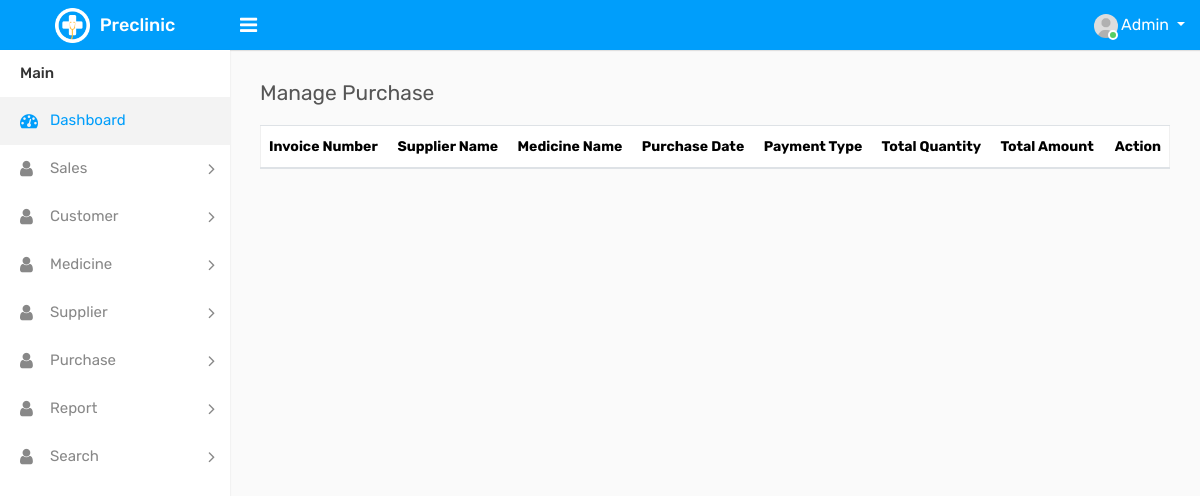
Page /manage_purchase.php (signed in) on the earlier database version.
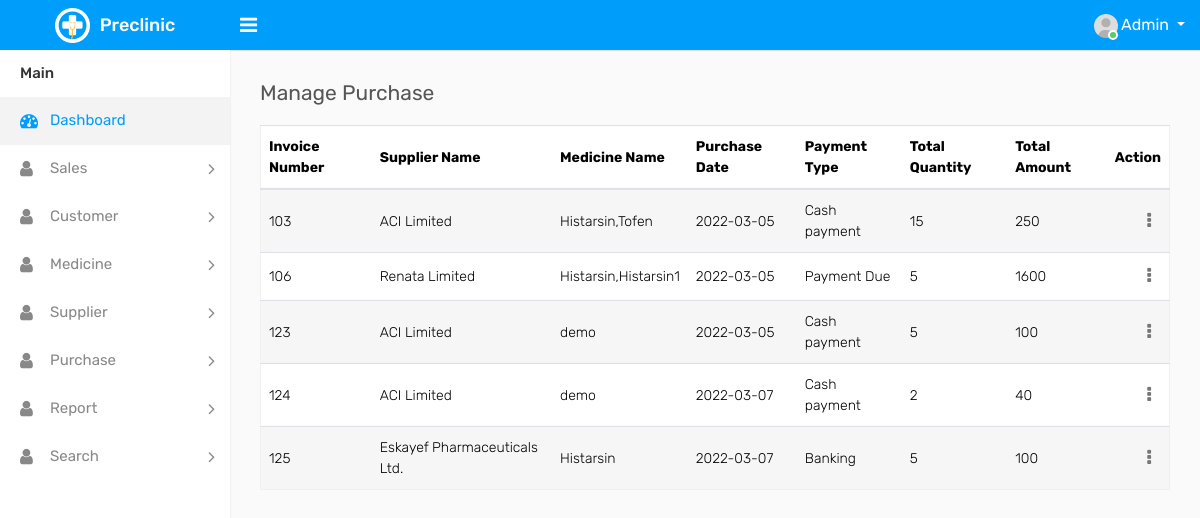
Same page on the later database version.
### tables this page shows
CREATE TABLE `new_purchase` (
  `invoice_number` int(11) NOT NULL,
  `purchase_date` date NOT NULL DEFAULT current_timestamp(),
  `supplier_name` varchar(255) NOT NULL,
  `payment_type` varchar(255) NOT NULL,
  `product` varchar(255) NOT NULL,
  `rate` varchar(255) NOT NULL,
  `qty` varchar(255) NOT NULL,
  `amount` varchar(255) NOT NULL,
  `total_qty` varchar(255) NOT NULL,
  `total_amt` varchar(255) NOT NULL
);

CREATE TABLE `suppliers` (
  `ID` int(11) NOT NULL,
  `NAME` varchar(100) NOT NULL,
  `EMAIL` varchar(100) NOT NULL,
  `CONTACT_NUMBER` varchar(100) NOT NULL,
  `ADDRESS` varchar(100) NOT NULL
);

### manage_purchase.php (the view, shortened to what this page needs)
<?php
include('include/db_conn.php');
include('include/header.php');
include('include/sidebar.php');
?>
<div class="page-wrapper">
    <div class="content">
        <div class="row">
            <div class="col-sm-12">
                <h4 class="page-title">Manage Purchase</h4>
            </div>
        </div>
        <div class="row">
            <div class="col-md-12">
                <div class="table-responsive">
                    <table class="table table-striped custom-table mb-0 datatable">
                        <thead>
                            <tr>
                                <th>Invoice Number</th>
                                <th>Supplier Name</th>
                                <th>Medicine Name</th>
                                <th>Purchase Date</th>
                                <th>Payment Type</th>
                                <th>Total Quantity</th>
                                <th>Total Amount</th>
                                <th class="text-right">Action</th>
                            </tr>
                        </thead>
                        <tbody>
                            <?php
                                $sql = "select * from new_purchase";
                                $table = mysqli_query($conn, $sql);
                                while($row = mysqli_fetch_assoc($table)){
                            ?>
                            <tr>
                                <td><?php echo $row['invoice_number']; ?></td>
                                <td>
                                    <?php
                                        $supplier_name = "select NAME from suppliers where id = ".$row['supplier_name'];
                                        $supplier_result = mysqli_query($conn, $supplier_name);
                                        while($supplier_row = mysqli_fetch_assoc($supplier_result)){
                                            echo $supplier_row['NAME'];
                                        }
                                    ?>
                                </td>
                                <td><?php echo $row['product']; ?></td>
                                <td><?php echo $row['purchase_date']; ?></td>
                                <td><?php echo $row['payment_type']; ?></td>
                                <td><?php echo $row['total_qty']; ?></td>
                                <td><?php echo $row['total_amt']; ?></td>
                                <td class="text-right">
                                    <div class="dropdown dropdown-action">
                                        <a href="#" class="action-icon dropdown-toggle" data-toggle="dropdown" aria-expanded="false"><i class="fa fa-ellipsis-v"></i></a>
                                    </div>
                                </td>
                            </tr>
                            <?php } ?>
                        </tbody>
                    </table>
                </div>
            </div>
        </div>
    </div>
</div>
</body>
</html>

Differences in the rows shown:
added new_purchase: invoice_number "103", product "Histarsin,Tofen", purchase_date "2022-03-05", payment_type "Cash payment", total_qty "15", total_amt "250"
now on this page (row edited): suppliers: NAME "ACI Limited"
added new_purchase: invoice_number "106", product "Histarsin,Histarsin1", purchase_date "2022-03-05", payment_type "Payment Due", total_qty "5", total_amt "1600"
now on this page (row edited): suppliers: NAME "Renata Limited", shown under "106"
added new_purchase: invoice_number "123", product "demo", purchase_date "2022-03-05", payment_type "Cash payment", total_qty "5", total_amt "100"
added new_purchase: invoice_number "124", product "demo", purchase_date "2022-03-07", payment_type "Cash payment", total_qty "2", total_amt "40"
added new_purchase: invoice_number "125", product "Histarsin", purchase_date "2022-03-07", payment_type "Banking", total_qty "5", total_amt "100"
now on this page (row edited): suppliers: NAME "Eskayef Pharmaceuticals Ltd.", shown under "125"
